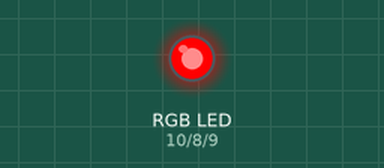
Recording of a sketch running on a simulated Arduino Uno, built with avr-gcc and run on an emulated ATmega328P. Parts: an RGB LED mixed from three pins (HIGH = lit).

Above: at 0.1 s.
At 0.6 s:
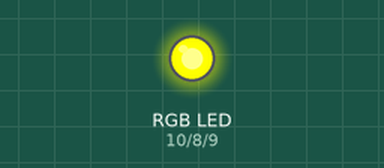
At 1.1 s:
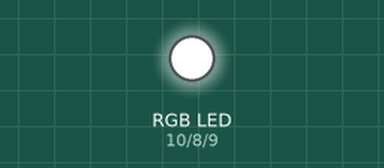
Timing chart, 0 to 2.6 s (numbered marks = the images above):
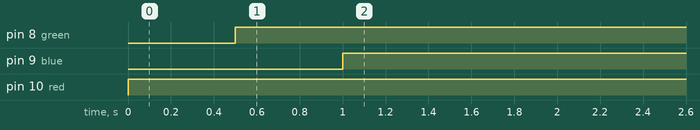

Measured:
- by itself, pin 8 (green): LOW → HIGH at 0.50 s
- by itself, pin 9 (blue): LOW → HIGH at 1.0 s
- by itself, pin 10 (red): LOW → HIGH at 0.00 s

The sketch:

RGB.ino
```cpp
int red = 10;
int blue = 9;
int green = 8;

void setup() {
    pinMode(red, OUTPUT);
    pinMode(blue, OUTPUT);
    pinMode(green, OUTPUT);
}


void loop() {
   digitalWrite(red,HIGH);
   delay(500);
   digitalWrite(green,HIGH);
   delay(500);
   digitalWrite(blue,HIGH);
   delay(500);


}
```
